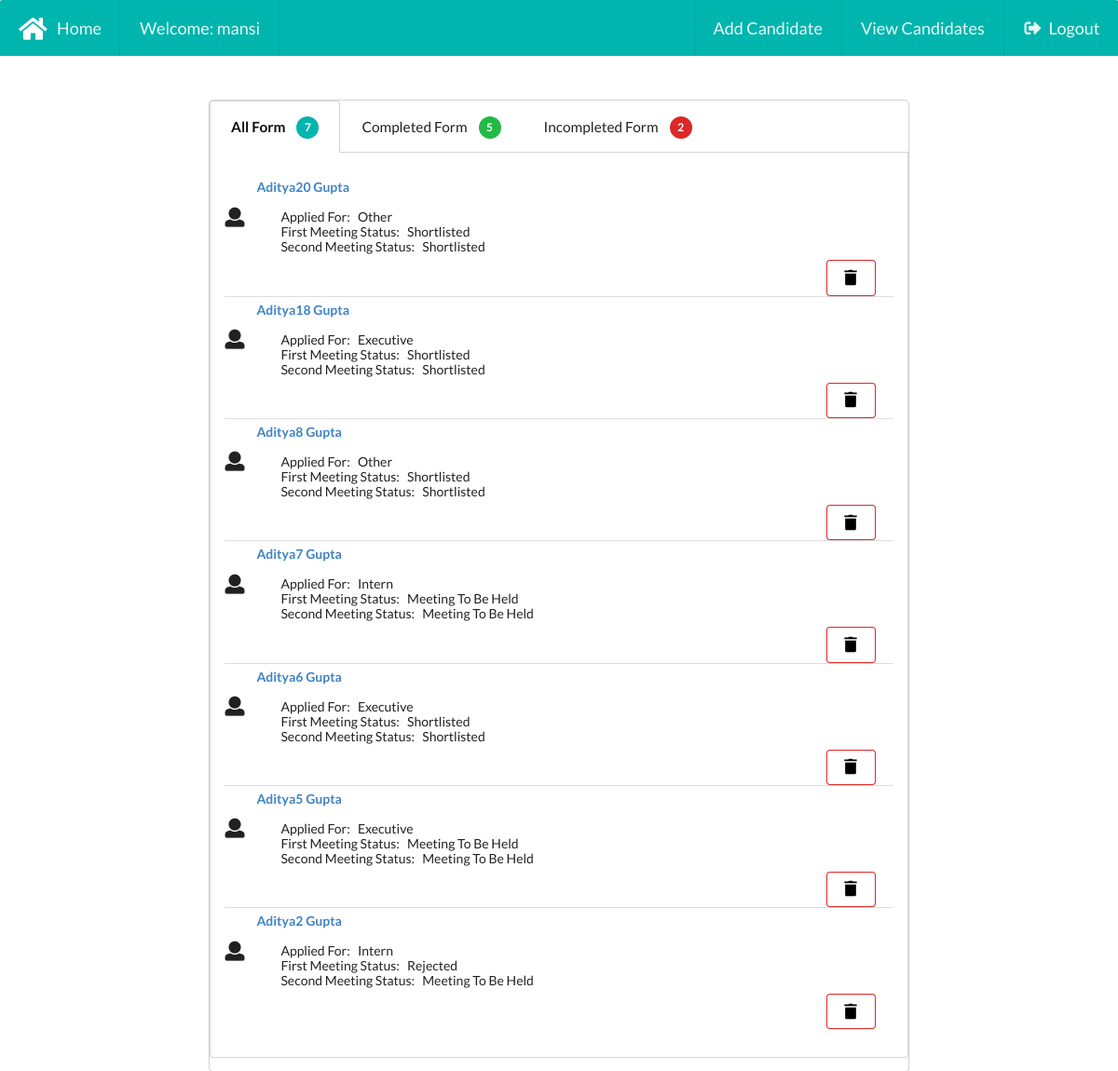
The page /candidatelist (signed in) on the database its author committed.
### addcandidate/models.py (models this page shows)
class Recruitment(models.Model):
    HR = models.ForeignKey(User, on_delete=models.CASCADE)
    first_name = models.CharField(max_length=50)
    middle_name = models.CharField(max_length=50, blank=True, null=True)
    last_name = models.CharField(max_length=50, blank=True, null=True)
    contact_number = models.CharField(max_length=13, unique=True)
    linkedin_link = models.URLField(max_length=200, unique=True, blank=True)
    resume = models.FileField(upload_to='resume/', blank=True, null=True)
    state = models.CharField(max_length=50)
    city = models.CharField(max_length=50)
    date_called = models.DateField(default=timezone.now)
    time_called = models.TimeField()
    role = models.ForeignKey(Role, on_delete=models.CASCADE)
    position = models.CharField(max_length=50, choices=Constants.POSITION)
    other_role = models.CharField(max_length=50, blank=True)
    other_position = models.CharField(max_length=50, blank=True)
    first_param_val = models.CharField(max_length=50, choices=Constants.PARAMETER_VALUES)
    second_param_val = models.CharField(max_length=50, choices=Constants.PARAMETER_VALUES)
    third_param_val = models.CharField(max_length=50, choices=Constants.PARAMETER_VALUES)
    fourth_param_val = models.CharField(max_length=50, choices=Constants.PARAMETER_VALUES)
    attitude = models.ManyToManyField(Attitude)
    positive_notes = models.TextField(blank=True)
    negative_notes = models.TextField(blank=True)
    additional_notes = models.TextField(blank=True)
    source = models.CharField(max_length=50, choices=Constants.SOURCE)
    other_source = models.CharField(max_length=50, blank=True)
    first_meeting_status = models.CharField(max_length=50, choices=Constants.MEETING_STATUS)
    additional_notes_on_first_meeting = models.TextField(blank=True)
    interview_date = models.DateField(blank=True, default=None, null=True)
    interview_time = models.TimeField(blank=True, default=None, null=True)
    second_meeting_status = models.CharField(max_length=50, choices=Constants.MEETING_STATUS, blank=True, null=True)
    additional_notes_on_second_meeting = models.TextField(blank=True, null=True)
    more_meetings = models.ManyToManyField(ExtraMeeting, blank=True)
    aadhar = models.FileField(upload_to='aadhar/', blank=True, null=True)
    email = models.EmailField(max_length=254, blank=True, null=True)

### addcandidate/views.py (the view)
# urls.py: path('candidatelist', views.list_candidate, name='listcandidate'),
@login_required
def list_candidate(request):
    if request.user.is_superuser:
        completed_recruitment_forms = Recruitment.objects.filter(Q(first_meeting_status="rejected")  | Q(second_meeting_status="shortlisted") | Q(second_meeting_status="rejected")).order_by('-pk')
        incompleted_recruitment_forms = Recruitment.objects.filter(~(Q(first_meeting_status="rejected")  | Q(second_meeting_status="shortlisted") | Q(second_meeting_status="rejected"))).order_by('-pk')
        all_recruitment_forms = Recruitment.objects.all().order_by('-pk')
    else:
        completed_recruitment_forms = Recruitment.objects.filter(Q(HR=request.user) & (Q(first_meeting_status="rejected")  | Q(second_meeting_status="shortlisted") | Q(second_meeting_status="rejected"))).order_by('-pk')
        incompleted_recruitment_forms = Recruitment.objects.filter(Q(HR=request.user) & ~((Q(first_meeting_status="rejected")  | Q(second_meeting_status="shortlisted") | Q(second_meeting_status="rejected")))).order_by('-pk')
        all_recruitment_forms = Recruitment.objects.filter(Q(HR=request.user)).order_by('-pk')
    print(completed_recruitment_forms)
    print(incompleted_recruitment_forms)
    print(all_recruitment_forms)
    context = {
        'completed_recruitment_forms': completed_recruitment_forms,
        'incompleted_recruitment_forms': incompleted_recruitment_forms,
        'all_recruitment_forms': all_recruitment_forms
    }
    return render(request, 'addcandidate/listcandidate.html', context)

### templates/addcandidate/listcandidate.html (shortened to what this page needs)
{% extends 'addcandidate/base.html' %}
{% load staticfiles %}
{% load custom_tags %}
{% block body_block %}
<div class="ui stackable doubling centered card right floated"
         style="margin: auto;
                margin-top: 4%;
                min-width: 750px;">
    <div class="ui top attached tabular menu">
        <a class= "active item" data-tab="allform">
            All Form <div class="ui teal circular label">{{all_recruitment_forms|length}}</div>
        </a>
        <a class= "item" data-tab="completedform">
            Completed Form <div class="ui green circular label">{{completed_recruitment_forms|length}}</div>
        </a>
        <a class="item" data-tab="incompletedform">
            Incompleted Form <div class="ui red circular label">{{incompleted_recruitment_forms|length}}</div>
        </a>
    </div>
    <div class="ui bottom attached active tab segment" data-tab="allform">
    <div class="ui vertical segment">
    <div class="ui relaxed divided list">
        {% for candidate in all_recruitment_forms %}
            <div class="item">
                <i class="large user middle aligned icon"></i>
                <div class="content">
                    <a class="header" href="{% url 'addcandidate:viewcandidate' pk=candidate.pk %}">{{candidate.first_name}} {{candidate.last_name}}</a>
                    <br>
                    <div class="short_description" style="padding-left: 26px;">
                        <div class="position">Applied For:&nbsp&nbsp {{candidate.get_position_display}}</div>
                        <div class="fms">First Meeting Status:&nbsp&nbsp {{candidate.get_first_meeting_status_display}}</div>
                        <div class="sms">Second Meeting Status:&nbsp&nbsp {{candidate.get_second_meeting_status_display}}</div>
                    </div>
                </div>
            </div>
            <form method="post" action="{% url 'addcandidate:deletecandidate' %}" class="ui form" role="form">
                <button class="mini ui negative basic button" type="button" onclick="requestModal({{candidate.pk}})" style="margin-left:90%"><svg xmlns="http://www.w3.org/2000/svg" x="0px" y="0px"
                                                            width="20" height="20" viewBox="0 0 24 24" style=" fill:#000;"><path d="M 10 2 L 9 3 L 4 3 L 4 5 L 7 5 L 17 5 L 20 5 L 20 3 L 15 3 L 14 2 L 10 2 z M 5 7 L 5 20 C 5 21.1 5.9 22 7 22 L 17 22 C 18.1 22 19 21.1 19 20 L 19 7 L 5 7 z"></path></svg></button>
                </form>
        {% endfor %}
    </div>
    </div>
    </div>
</div>
{% endblock %}

### templates/addcandidate/base.html (shortened to what this page needs)
<!DOCTYPE html>
{% load staticfiles %}
<html lang="en">
<head>
    <link rel="stylesheet" href="https://cdnjs.cloudflare.com/ajax/libs/semantic-ui/2.4.1/semantic.min.css"/>
    <link rel="stylesheet" href="{% static 'css/style.css' %}">
</head>
<body>
    <div class="ui stackable massive inverted teal top attached menu" id="navbar">
        <a class="item" href="{% url 'addcandidate:home' %}">
            <i class="ui active inverted large home icon"></i>
            Home
        </a>
        {% if user.is_authenticated %}
            <div class="item">
                    Welcome: {{user.username}}
            </div>
        {% endif %}
        <div class="right inverted menu">
            {% if user.is_authenticated %}
                <a class="item" href="{% url 'addcandidate:addcandidate' %}">
                    Add Candidate
                </a>
                <a class="item" href="{% url 'addcandidate:listcandidate' %}">
                    View Candidates
                </a>
                <a class="right item" href="{% url 'addcandidate:logout' %}">
                    <i class="ui inverted sign out icon"></i>
                    Logout
                </a>
            {% else %}
                <a class="right item" href="{% url 'addcandidate:user_login' %}">
                    <i class="ui inverted sign out icon"></i>
                    Login
                </a>
            {% endif %}
        </div>
    </div>
<div class="container">
    {% block body_block %}{% endblock %}
</div>
</body>
</html>

### static/css/style.css (style rules this page uses)
.ui.form { font-size:1.1rem; }
.ui.stackable .top { font-size:1.1rem; }
.ui.stackable .bottom { font-size:1.1rem; }

### rows shown on the page
Recruitment: first_name "Aditya20", last_name "Gupta", position "Other", first_meeting_status "Shortlisted", second_meeting_status "Shortlisted"
Recruitment: first_name "Aditya18", last_name "Gupta", position "Executive", first_meeting_status "Shortlisted", second_meeting_status "Shortlisted"
Recruitment: first_name "Aditya8", last_name "Gupta", position "Other", first_meeting_status "Shortlisted", second_meeting_status "Shortlisted"
Recruitment: first_name "Aditya7", last_name "Gupta", position "Intern", first_meeting_status "Meeting To Be Held", second_meeting_status "Meeting To Be Held"
Recruitment: first_name "Aditya6", last_name "Gupta", position "Executive", first_meeting_status "Shortlisted", second_meeting_status "Shortlisted"
Recruitment: first_name "Aditya5", last_name "Gupta", position "Executive", first_meeting_status "Meeting To Be Held", second_meeting_status "Meeting To Be Held"
Recruitment: first_name "Aditya2", last_name "Gupta", position "Intern", first_meeting_status "Rejected", second_meeting_status "Meeting To Be Held"

### other values the page prints
{{ user.username }} "mansi"
{{ all_recruitment_forms|length }} "7"
{{ completed_recruitment_forms|length }} "5"
{{ incompleted_recruitment_forms|length }} "2"
